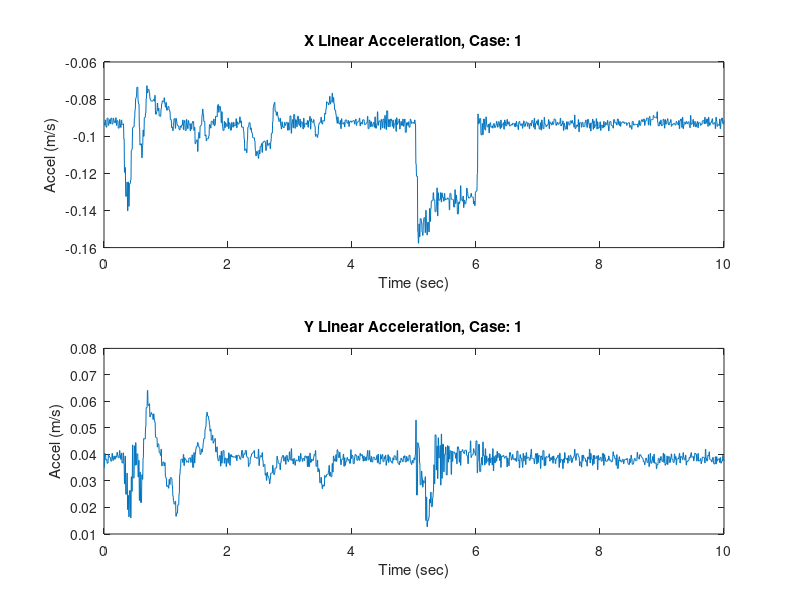
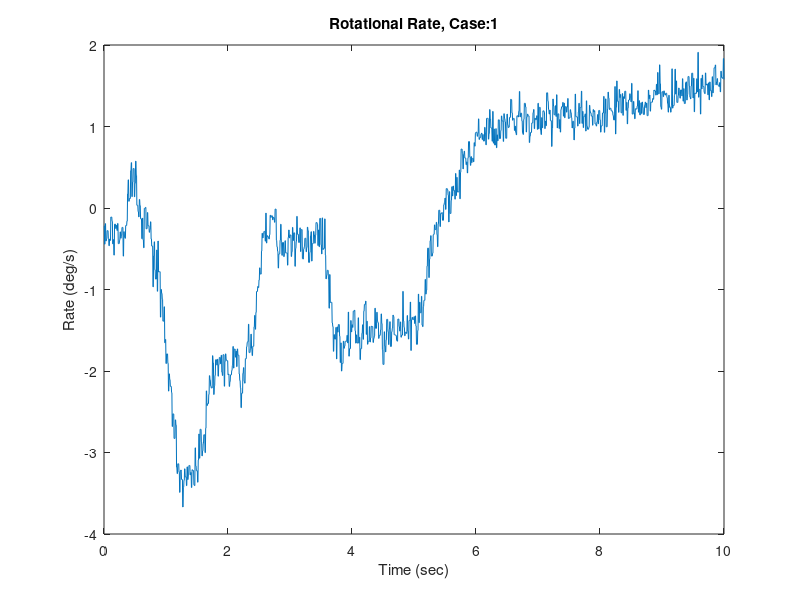
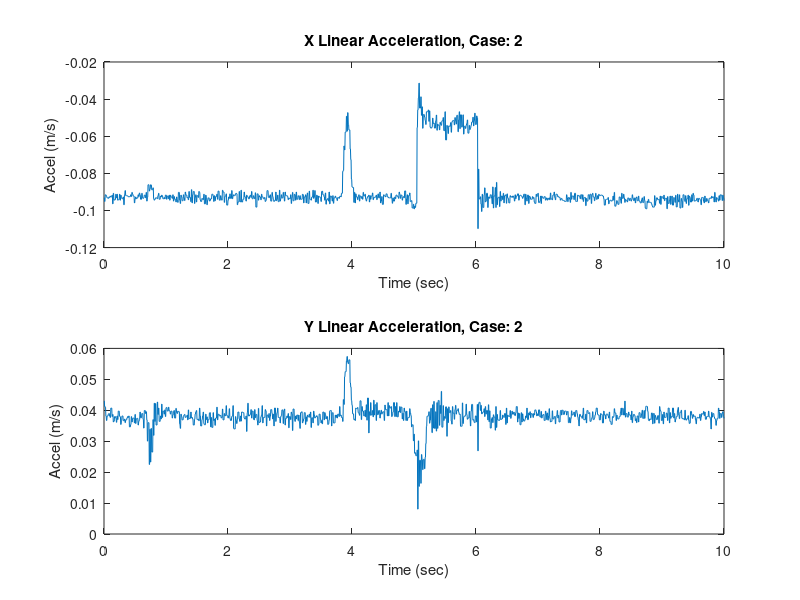
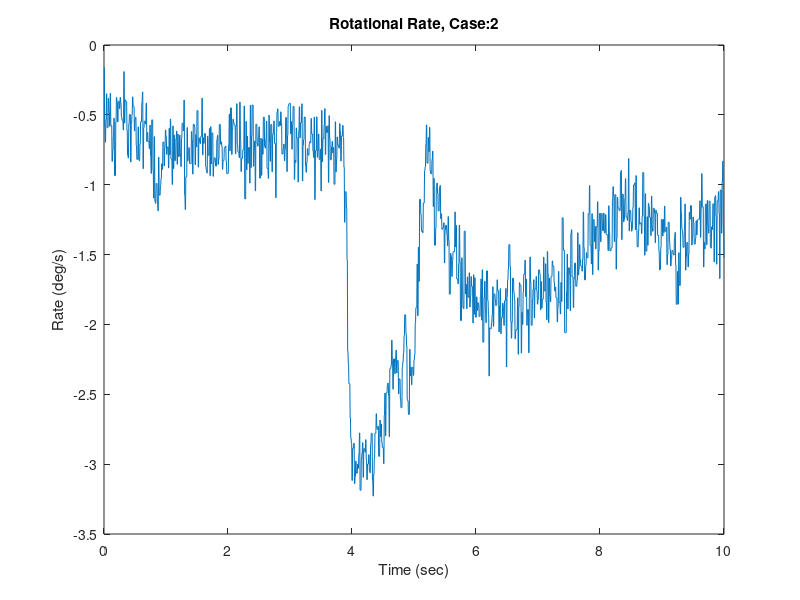

Write MATLAB code to recreate these figures, in order.

% Raspberrypi_MAT_stitcher(dir('ThrusterTest_1_*.mat'));
% Raspberrypi_MAT_stitcher(dir('ThrusterTest_2_*.mat'));
% Raspberrypi_MAT_stitcher(dir('ThrusterTest_3_*.mat'));
% Raspberrypi_MAT_stitcher(dir('ThrusterTest_4_*.mat'));
% Raspberrypi_MAT_stitcher(dir('ThrusterTest_5_*.mat'));
% Raspberrypi_MAT_stitcher(dir('ThrusterTest_6_*.mat'));
% Raspberrypi_MAT_stitcher(dir('ThrusterTest_7_*.mat'));
% Raspberrypi_MAT_stitcher(dir('ThrusterTest_8_*.mat'));
% Raspberrypi_MAT_stitcher(dir('ThrusterTest_9_*.mat'));
% Raspberrypi_MAT_stitcher(dir('ThrusterTest_10_*.mat'));
% Raspberrypi_MAT_stitcher(dir('ThrusterTest_11_*.mat'));
% Raspberrypi_MAT_stitcher(dir('ThrusterTest_12_*.mat'));

clear data

data1=load('ThrusterTest_1__stitched.mat');
data2=load('ThrusterTest_2__stitched.mat');
data3=load('ThrusterTest_3__stitched.mat');
data4=load('ThrusterTest_4__stitched.mat');
data5=load('ThrusterTest_5__stitched.mat');
data6=load('ThrusterTest_6__stitched.mat');
data7=load('ThrusterTest_7__stitched.mat');
data8=load('ThrusterTest_8__stitched.mat');
data9=load('ThrusterTest_9__stitched.mat');
data10=load('ThrusterTest_10__stitched.mat');
data11=load('ThrusterTest_11__stitched.mat');
data12=load('ThrusterTest_12__stitched.mat');

nCase = 12;
% Define type of test (1: X trans, 2: Y trans, 3: rot)
type = [1 1 2 2 3 3 1 1 2 2 3 3];

% data1=load('testUDP_2_1.mat');
% data2=load('testUDP_2_1.mat');
% data3=load('testUDP_3_1.mat');
% data4=load('testUDP_4_1.mat');
% data5=load('testUDP_5_1.mat');
% data6=load('testUDP_6_1.mat');

in2m = 0.0254;
g2mpss = 9.81;
d2r = pi/180;
% mass = [11.4]; 
mass = [19.0];   % kg

% Dimensions of sled
width = 18*in2m;
depth = 18*in2m;
height = 6.5*in2m;

% Inertia of solid cube
inertiaSF = 0.63;
Izz = 1/12 * mass * (width^2 + depth^2);
Izz = Izz*inertiaSF;

% ignore the first second of data
beginTime = 1;
startTime = 5;
endTime = 6;
% ignore the beginning of the firing
boffset = 0.4;
eoffset = 0.1;

clear iAccel eAccel dAccel thrust iRate eRate dRate angAccel moment force
thrust = zeros(nCase,1);
moment = zeros(nCase,1);
force = zeros(nCase,1);
for i=1:nCase
    clear filtAccel filtRate
    
    newVar = strcat('data',int2str(i));
    data = eval(newVar);
%     filtAccel = squeeze(data.rt_yout.signals(2).values(1,1:3,:));
%     filtRate  = squeeze(data.rt_yout.signals(2).values(1,4:6,:));
    filtAccel = (data.rt_yout.signals(2).values(:,1:3)*g2mpss)';
    filtRate  = (data.rt_yout.signals(2).values(:,4:6)*d2r)';
    
    sPt = find(data.rt_tout>startTime,1);
    ePt = find(data.rt_tout>endTime,1);
    bPt = find(data1.rt_tout>beginTime,1);
    
    basePt = (sPt - bPt)/2;
    duration = endTime-startTime;
    
    newsPt = find(data.rt_tout>(startTime+duration*boffset),1);
    newePt = find(data.rt_tout>(endTime-duration*eoffset),1);
    deltaTime = data.rt_tout(newePt) - data.rt_tout(newsPt);
    
    
    if type(i) == 1
%         iAccel(i) = mean(filtAccel(1,bPt:basePt));
        iAccel(i) = mean(filtAccel(1,bPt:sPt));
        eAccel(i) = mean(filtAccel(1,newsPt:newePt));
        dAccel(i) = eAccel(i) - iAccel(i);
        thrust(i) = dAccel(i)*mass;
    elseif type(i) == 2
%         iAccel(i) = mean(filtAccel(2,bPt:basePt));
        iAccel(i) = mean(filtAccel(2,bPt:sPt));
        eAccel(i) = mean(filtAccel(2,newsPt:newePt));
        dAccel(i) = eAccel(i) - iAccel(i);
        thrust(i) = dAccel(i)*mass;
    elseif type(i) == 3
%         iRate(i) = mean(filtRate(3,bPt:basePt));
        iRate(i) = mean(filtRate(3,bPt:sPt));
        eRate(i) = filtRate(3,newePt);
        dRate(i) = eRate(i) - iRate(i);
        angAccel(i) = dRate(i)/deltaTime;
        moment(i) = Izz*angAccel(i);
        force(i) = moment(i)/(width/2);
    end
    
    figure;
    subplot(2,1,1);plot(data.rt_tout,filtAccel(1,:))
    xlabel('Time (sec)');ylabel('Accel (m/s)');
    title(['X Linear Acceleration, Case: ' num2str(i)])
    subplot(2,1,2);plot(data.rt_tout,filtAccel(2,:))
    xlabel('Time (sec)');ylabel('Accel (m/s)');
    title(['Y Linear Acceleration, Case: ' num2str(i)])  
    
    figure;
    plot(data.rt_tout,filtRate(3,:)./d2r)
    xlabel('Time (sec)');ylabel('Rate (deg/s)');
    title(['Rotational Rate, Case:' num2str(i)])
    
%     thrusterCmds = squeeze(data.rt_yout.signals(1).values(1,:,:))';
%     figure;
%     subplot(4,1,1);plot(data.rt_tout,thrusterCmds(:,1))
%     title(['Thruster 1, Case: ' num2str(i)]);xlabel('Time (sec)');ylabel('Cmd (--)')
%     subplot(4,1,2);plot(data.rt_tout,thrusterCmds(:,2))
%     title('Thruster 2');xlabel('Time (sec)');ylabel('Cmd (--)')
%     subplot(4,1,3);plot(data.rt_tout,thrusterCmds(:,3))
%     title('Thruster 3');xlabel('Time (sec)');ylabel('Cmd (--)')
%     subplot(4,1,4);plot(data.rt_tout,thrusterCmds(:,4))
%     title('Thruster 4');xlabel('Time (sec)');ylabel('Cmd (--)')
%     
%     figure;
%     subplot(4,1,1);plot(data.rt_tout,thrusterCmds(:,5))
%     title(['Thruster 5, Case: ' num2str(i)]);xlabel('Time (sec)');ylabel('Cmd (--)')
%     subplot(4,1,2);plot(data.rt_tout,thrusterCmds(:,6))
%     title('Thruster 6');xlabel('Time (sec)');ylabel('Cmd (--)')
%     subplot(4,1,3);plot(data.rt_tout,thrusterCmds(:,7))
%     title('Thruster 7');xlabel('Time (sec)');ylabel('Cmd (--)')
%     subplot(4,1,4);plot(data.rt_tout,thrusterCmds(:,8))
%     title('Thruster 8');xlabel('Time (sec)');ylabel('Cmd (--)')
end


return
% npts = 2000;
% iAccel(1) = mean(data1.rt_yout.signals(2).values(1:npts/2,1));
% iAccel(2) = mean(data2.rt_yout.signals(2).values(1:npts/2,1));
% iAccel(3) = mean(data3.rt_yout.signals(2).values(1:npts/2,2));
% iAccel(4) = mean(data4.rt_yout.signals(2).values(1:npts/2,2));
% iRate(5) =  data5.rt_yout.signals(2).values(npts/2,6);
% iRate(6) =  data6.rt_yout.signals(2).values(npts/2,6);
% sPt = npts/2;
% ePt = sPt+npts/10;
% tAccel(1) = mean(data1.rt_yout.signals(2).values(sPt:ePt,1));
% tAccel(2) = mean(data2.rt_yout.signals(2).values(sPt:ePt,1));
% tAccel(3) = mean(data3.rt_yout.signals(2).values(sPt:ePt,2));
% tAccel(4) = mean(data4.rt_yout.signals(2).values(sPt:ePt,2));
% fRate(5) =  data5.rt_yout.signals(2).values(ePt,6);
% fRate(6) =  data6.rt_yout.signals(2).values(ePt,6);
% dAccel = tAccel-iAccel;
% dRate = fRate-iRate;

% thrust = dAccel*g2mpss*m;
% angAccel = dRate*d2r/1;
% moment = Izz*angAccel;
% force = moment/(width/2);

% return
% data=data6;
% thrusterCmds = squeeze(data.rt_yout.signals(1).values(1,:,:))';
% sensorData = data.rt_yout.signals(2).values


% figure;
% subplot(4,1,1);plot(data.rt_tout,thrusterCmds(:,1))
% title('Thruster 1');xlabel('Time (sec)');ylabel('Cmd (--)')
% subplot(4,1,2);plot(data.rt_tout,thrusterCmds(:,2))
% title('Thruster 2');xlabel('Time (sec)');ylabel('Cmd (--)')
% subplot(4,1,3);plot(data.rt_tout,thrusterCmds(:,3))
% title('Thruster 3');xlabel('Time (sec)');ylabel('Cmd (--)')
% subplot(4,1,4);plot(data.rt_tout,thrusterCmds(:,4))
% title('Thruster 4');xlabel('Time (sec)');ylabel('Cmd (--)')
% 
% figure;
% subplot(4,1,1);plot(data.rt_tout,thrusterCmds(:,5))
% title('Thruster 5');xlabel('Time (sec)');ylabel('Cmd (--)')
% subplot(4,1,2);plot(data.rt_tout,thrusterCmds(:,6))
% title('Thruster 6');xlabel('Time (sec)');ylabel('Cmd (--)')
% subplot(4,1,3);plot(data.rt_tout,thrusterCmds(:,7))
% title('Thruster 7');xlabel('Time (sec)');ylabel('Cmd (--)')
% subplot(4,1,4);plot(data.rt_tout,thrusterCmds(:,8))
% title('Thruster 8');xlabel('Time (sec)');ylabel('Cmd (--)')

% figure;
% subplot(3,1,1);plot(data.rt_tout,sensorData(:,1))
% 
% title('X Axis Acceleration');xlabel('Time (sec)');ylabel('Accel (g''s)');
% subplot(3,1,2);plot(data.rt_tout,sensorData(:,2))
% title('Y Axis Acceleration');xlabel('Time (sec)');ylabel('Accel (g''s)');
% subplot(3,1,3);plot(data.rt_tout,sensorData(:,3))
% title('Z Axis Acceleration');xlabel('Time (sec)');ylabel('Accel (g''s)');
% 
% figure;
% subplot(3,1,1);plot(data.rt_tout,sensorData(:,4))
% title('X Axis Angular Rate');xlabel('Time (sec)');ylabel('Rate (deg/s)');
% subplot(3,1,2);plot(data.rt_tout,sensorData(:,5))
% title('Y Axis Angular Rate');xlabel('Time (sec)');ylabel('Rate (deg/s)');
% subplot(3,1,3);plot(data.rt_tout,sensorData(:,6))
% title('Z Axis Angular Rate');xlabel('Time (sec)');ylabel('Rate (deg/s)');